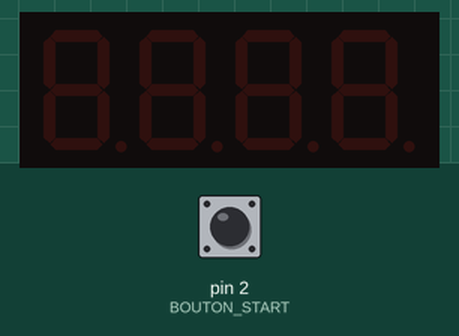
Recording of a sketch running on a simulated Arduino Uno, built with avr-gcc and run on an emulated ATmega328P. On the bench: 4-digit seven-segment display. The inputs (shaded band) are chosen by the test bench; at power-on: pin 2 (BOUTON_START) LOW.

Above: at 1.2 s.
1.3 s: pin 2 (BOUTON_START) pulled HIGH for 0.15 s
At 1.9 s:
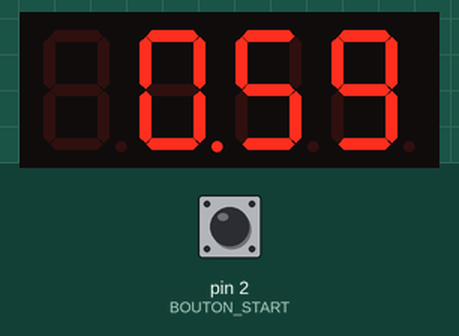
At 4.1 s:
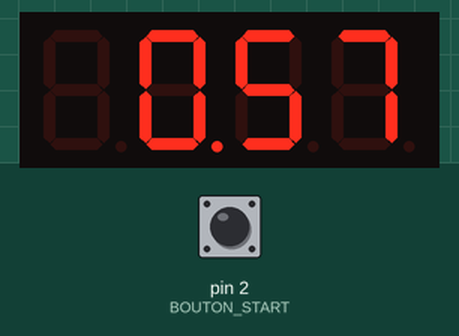
Timing chart, 0 to 5.6 s (numbered marks = the images above; inputs shaded):
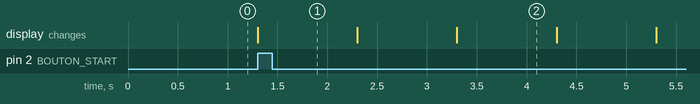

The sketch:

timerv1.ino
```cpp
/*
  Ce programme permet de crÃ©er un minuteur Ã  l'aide de trois boutons, un afficheur 7 Segments SH5461AS et un anneau de Leds Adafruit neopixel
  Ce programme a Ã©tÃ© Ã©crit par Matthieu CHATRY, Flavien, Yannick, MaÃ¿lis et David LE GALL et est publiÃ© dans le domaine public
  Retrouvez le tutoriel complet Ã  cette adresse : http://wikifab.org/wiki/Timer_:_Un_minuteur_%C3%A0_base_d%27Arduino
*/


#include "SevSeg.h"                   //BibliothÃ¨que permettant de piloter l'afficheur 7 segments Ã  tÃ©lÃ©charger ici https://github.com/DeanIsMe/SevSeg

//Connexions Ã©lectroniques et variables des boutons
const int BOUTON_START = 2;            // Le bouton START est reliÃ© Ã  la broche 2
int etatBoutonStart = 0;               // variable d'Ã©tat du bouton START


//Afficheur 7 segments
byte numDigits = 4;                      // Nombre de digits de l'afficheur 7 segments, ici il y en a 4 ( on utilise un afficheur rÃ©fÃ©rencÃ© SH5461AS )
byte digitPins[] = {13, 10, 9, A5};      // Branchement des broches contrÃ´lant les chiffres, celles ou on mettra une rÃ©sistance de 220 Ohm
byte segmentPins[] = {12, 8, A3, A1, A0, 11, A4, A2}; // Branchements des broches controlant les segments
SevSeg sevseg;                                 // On dÃ©clare un objet sevseg qui reprÃ©sente l'afficheur 7 segments


//Variables relatives au temps
unsigned long instantStart = 0;           // Instant ou l'on a appuyÃ© sur START
long tempsEcoule = 0;                     // Temps Ã©coulÃ© depuis que l'on a appuyÃ© sur START
long temps = 0;                           // Temps que l'on veut
//int tempsEnSecondes[] = {60, 180, 300, 600, 900, 1200, 1800, 2700, 3600, 5400, 7200}; // les diffÃ©rents temps proposÃ©s dans le menu ( variable interne en secondes, n'est pas affichÃ©e)


void setup() {
  // On dÃ©clare chaque Bouton comme Ã©tant une entrÃ©e
  pinMode(BOUTON_START, INPUT);
  sevseg.begin(COMMON_CATHODE, numDigits, digitPins, segmentPins);

  //On initialise l'afficheur 7 Segments
  sevseg.setBrightness(90);      //On rÃ¨gle l'intensitÃ© lumineuse de l'afficheur 7 Segments
}

void loop() {

  //on commence par lire l'etat des buttons et stocker les Ã©tats dans les variables d'Ã©tat
  etatBoutonStart = digitalRead(BOUTON_START);

  //traitement bouton START
  if (etatBoutonStart == HIGH) {
    temps = 60;                  // On met Ã  jour la variable Temps en fonction de la nouvelle valeur du compteur
    instantStart = millis();                                  //On utilise la fonction millis qui renvoie le nombre de millisecondes depuis que le programme est lancÃ© pour garder en mÃ©moire l'instant ou l'on a appuyÃ© sur start. Plus d'infos sur Millis ici : https://www.arduino.cc/en/Reference/Millis
    while (tempsEcoule != temps) {                            // Tant que le temps Ã©coulÃ© n'est pas celui que l'on a sÃ©lectionnÃ©
      tempsEcoule = 1 + (millis() - instantStart) / 1000;     //calcul du temps Ã©coulÃ© depuis l'appui sur start (+1 pour commencer chrono Ã  1)
      sevseg.setNumber(calcul_temps_restant(tempsEcoule), 2);// On calcule le temps qu'il reste Ã  dÃ©compter et on dÃ©finit ce temps l'afficheur 7 Segments
      sevseg.refreshDisplay();                                // On rafraichit l'afficheur 7 Segments

    }                                                        // Le temps Ã©coulÃ© est Ã©gal au temps sÃ©lectionnÃ© (La condition de la boucle while n'est plus vraie, donc on en sort)
    tempsEcoule = 0;
  }
  sevseg.refreshDisplay(); // Must run repeatedly
}

//Fonctions Annexes

int calcul_temps_restant(int tempsActuel) {                  // Fonction permettant de transformer le temps en secondes en minutes et secondes.
  int tempsRestantEnMinutesEtSecondes=0;
  int minutesRestantes = (temps - tempsActuel) / 60;
  int secondesRestantes = (temps - tempsActuel) % 60; //ressource consultÃ©e pour le calcul https://www.arduino.cc/en/Reference/modulo
  return tempsRestantEnMinutesEtSecondes = minutesRestantes * 100 + secondesRestantes;
}


/* JOURNAL DES MODIFICATIONS

  MAJ David  01/09/17
  Passage du code tout en francais, commentaires et rÃ©fÃ©rences.

  MAJ David  01/01/16
  J'ai remplacÃ© l'Ã©cran par un afficheur 7 Segments

  MAJ MaÃ¿lis 29/12/16
  Ajout du changement des couleurs selon le temps Ã©coulÃ© -> il faudrait amÃ©liorer le dÃ©gradÃ© (qu'ils soit un peu moins "net"), qu'il soit plus progressif

  MAJ Flavien 22/12/16
  Modification de la fonction "calcul_temps". Utilisation de deux tableaux: l'un pour affecter le temps (en seconde), l'autre pour l'affichage dans le menu.
  -> Pour ajouter un temps au menu, ajouter son nombre de seconde dans le tableau "tempsEnSecondes" et le texte Ã©quivalent dans "tempsAffiche" Ã  la mÃªme position.
  -> Affichage des temps dynamiquement directement dans le menu.
  Ajout d'une fonction "affichage_menu" pour afficher le menu dans son ensemble.
  Lors de l'appui sur "+", dÃ©tection automatique (avec sizeof() ) de la taille du tableau "tempsEnSecondes" pour bloquer le compteur "selecteurTemps"
  ->Bug: la taille du tableau est doublÃ©, seule solution pour le moment, diviser par deux (et le -1 car le compteur commence Ã  0).
  Le temps affichÃ© est un dÃ©compte et fini par zÃ©ro.
  Lors du retour au menu, le temps par dÃ©faut est celui sÃ©lectionnÃ© auparavant.
  Ajout du texte "Temps restant:" lors du dÃ©compte du temps.
  Bugfix: Les LED ne clignotent plus, j'ai mis le "eteindreLeds()" en dehors de la boucle while.

  MAJ David 21/12/16
  intÃ©gration adafruit neopixel
  bugfix : jai changÃ© long en unsigned long pour temps et timer, sinon ca buggait au dessus de 10s car la variable Ã©tait pleine

  MAJ Yannick 16/12/16
  Temps affichÃ© en minutes mais set en secondes pour tests
  Utiliser timer Ã  la place de delay() cf: http://playground.arduino.cc/Code/AvoidDelay
  Pendant dÃ©compte si on appuie sur + et - cela reset
*/
```

Measured:
- after the input at 1.3 s, the display: changes at once (image 1)
- what the display in image 2 shows lasts 1.0 s, from 3.3 s to 4.3 s
